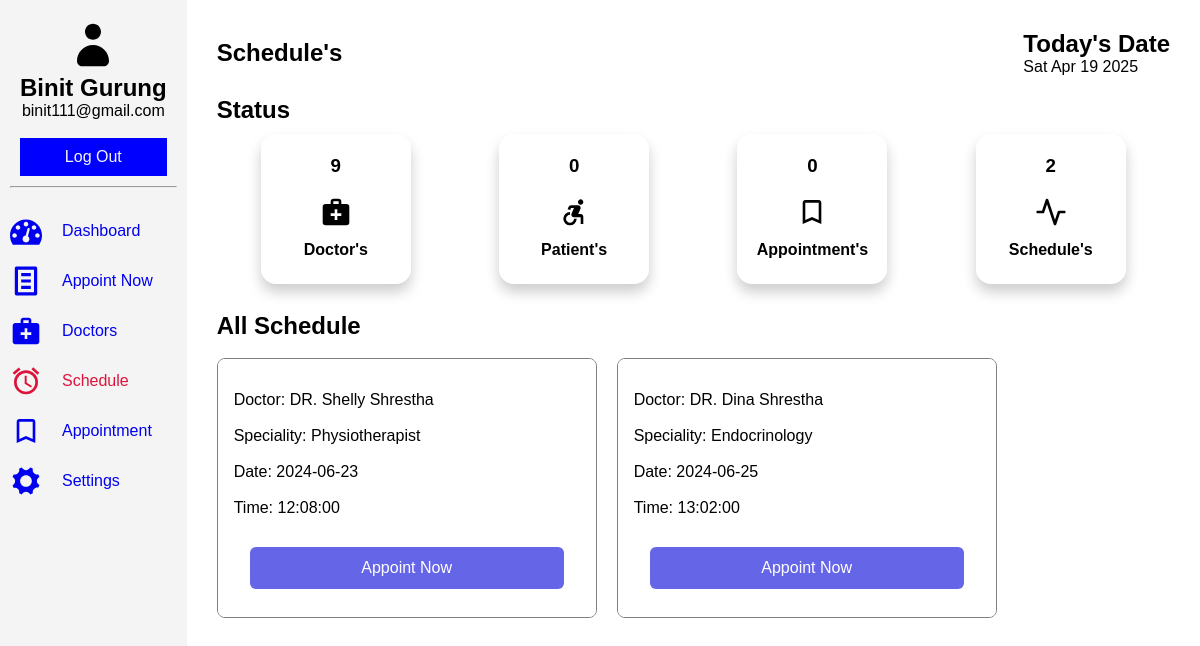
/patient/schedule.php (signed in), run on the app's committed database.
### tables this page shows
CREATE TABLE `register` (
  `id` int(11) NOT NULL,
  `fullname` varchar(60) NOT NULL,
  `email` varchar(60) NOT NULL,
  `tel` varchar(15) NOT NULL,
  `password` varchar(60) NOT NULL
);

CREATE TABLE `schedule` (
  `id` int(11) NOT NULL,
  `sid` int(11) NOT NULL,
  `time` time NOT NULL,
  `did` int(11) NOT NULL,
  `date` date NOT NULL
);

CREATE TABLE `doctor` (
  `id` int(11) NOT NULL,
  `fname` varchar(60) NOT NULL,
  `email` varchar(60) NOT NULL,
  `password` varchar(60) NOT NULL,
  `phone` varchar(60) NOT NULL,
  `image_name` varchar(255) NOT NULL,
  `image_path` varchar(255) NOT NULL,
  `sid` int(11) DEFAULT NULL,
  `created_at` timestamp NULL DEFAULT current_timestamp()
);

CREATE TABLE `specialities` (
  `id` int(11) NOT NULL,
  `title` varchar(60) NOT NULL,
  `description` text NOT NULL,
  `image_name` varchar(60) NOT NULL,
  `image_path` varchar(255) NOT NULL,
  `created_at` timestamp NULL DEFAULT current_timestamp()
);

### patient/schedule.php (the view, shortened to what this page needs)
<?php
    include('../connection.php');
    $sql = "SELECT sp.title, sc.time, doc.fname, sc.date from schedule as sc INNER JOIN specialities as sp ON sc.sid = sp.id INNER JOIN doctor as doc ON sc.did = doc.id";
    $result = mysqli_query($conn, $sql);
    $useremail = $_SESSION["username_patient"];
    $usql = "SELECT fullname FROM register where email='$useremail';";
    $uresult = mysqli_query($conn, $usql);
    $urow = mysqli_fetch_assoc($uresult);
?>
<!DOCTYPE html>
<html lang="en">
<head>
    <link rel="stylesheet" href="../assets/dash1.css">
</head>
<body>
    <section class="dashboard">
        <div class="sidebar">
            <header>
                <svg class="icon icon-user"><use xlink:href="#icon-user"></use></svg>
                <h1><?php echo $urow['fullname']; ?></h1>
                <p><?php echo ''. $_SESSION['username_patient']. ''; ?></p><br>
                <a href="../logout.php">Log Out</a>
            </header>
            <hr>
            <div class="sidebar-items">
                <ul>
                    <li><a href="../patient/dash.php"><svg class="icon icon-dashboard"><use xlink:href="#icon-dashboard"></use></svg>Dashboard</a></li>
                    <li><a href="../patient/form.php"><svg class="icon icon-text-document"><use xlink:href="#icon-text-document"></use></svg>Appoint Now</a></li>
                    <li><a href="../patient/doctor.php"><svg class="icon icon-medical_services"><use xlink:href="#icon-medical_services"></use></svg>Doctors</a></li>
                    <li  class="active"><a href="../patient/schedule.php"><svg class="icon icon-access_alarms"><use xlink:href="#icon-access_alarms"></use></svg>Schedule</a></li>
                    <li><a href="../patient/appoint.php"><svg class="icon icon-bookmark_outline"><use xlink:href="#icon-bookmark_outline"></use></svg>Appointment</a></li>
                    <li><a href="../patient/config.php"><svg class="icon icon-cog"><use xlink:href="#icon-cog"></use></svg>Settings</a></li>
                </ul>
            </div>
        </div>
        <div class="main">
            <div class="head">
                <div class="head-bar">
                    <h2>Schedule's</h2>
                </div>
                <div class="date-container">
                    <h1>Today's Date</h1>
                    <p id="date"></p>
                </div>
            </div>
            <div class="status">
                <div class="status-bar">
                    <h2>Status</h2>
                </div>
                <div class="dash-collection">
                    <div class="doc">
                        <?php
                            $dsql = "SELECT * FROM doctor";
                            $dresult = mysqli_query($conn, $dsql);
                            if($drow = mysqli_num_rows($dresult)){
                                echo '<h3>'.$drow.'</h3>';
                            }else{
                                echo '<h3>0</h3>';
                            }
                        ?>
                        <svg class="icon icon-medical_services"><use xlink:href="#icon-medical_services"></use></svg><br>
                        <h4>Doctor's</h4><br>
                    </div>
                    <div class="doc">
                        <?php
                            $psql = "SELECT * FROM patient";
                            $presult = mysqli_query($conn, $psql);
                            if($prow = mysqli_num_rows($presult)){
                                echo '<h3>'.$prow.'</h3>';
                            }else{
                                echo '<h3>0</h3>';
                            }
                        ?>
                        <svg class="icon icon-accessible_forward"><use xlink:href="#icon-accessible_forward"></use></svg><br>
                        <h4>Patient's</h4><br>
                    </div>
                    <div class="doc">
                        <?php
                            $asql = "SELECT * FROM appointment";
                            $aresult = mysqli_query($conn, $asql);
                            if($arow = mysqli_num_rows($aresult)){
                                echo '<h3>'.$arow.'</h3>';
                            }else{
                                echo '<h3>0</h3>';
                            }
                        ?>
                        <svg class="icon icon-bookmark_outline"><use xlink:href="#icon-bookmark_outline"></use></svg><br>
                        <h4>Appointment's</h4><br>
                    </div>
                    <div class="doc">
                        <?php
                            $ssql = "SELECT * FROM schedule";
                            $sresult = mysqli_query($conn, $ssql);
                            if($srow = mysqli_num_rows($sresult)){
                                echo '<h3>'.$srow.'</h3>';
                            }else{
                                echo '<h3>0</h3>';
                            }
                        ?>
                        <svg class="icon icon-activity"><use xlink:href="#icon-activity"></use></svg><br>
                        <h4>Schedule's</h4><br>
                    </div>
                </div>
            </div><br>
            <div class="sessions">
                <div>
                <h2>All Schedule</h2><br>
                </div>
                <div class="cards">
                    <?php
                        while($row = mysqli_fetch_assoc($result)){
                    ?>
                    <div class="card">
                        <div class="title">
                        <div class="content">
                            <p>Doctor:
                                <?php echo $row['fname'];
                                ?></p><br>
                            <p>Speciality: <?php echo $row['title'];?></p><br>
                            <p>Date: <?php echo $row['date'] ?></p><br>
                            <p>Time: <?php echo $row['time'] ?></p><br>
                        </div>
                        <div class="actions">
                                <button class="book" type="submit"><a href="../patient/form.php">Appoint Now</a></button>
                        </div>
                    </div>
                </div>
                <?php
                }
            ?>
            </div>
        </div>
    </section>
</body>
</html>

### assets/dash1.css (style rules this page uses)
* { margin: 0; padding: 0; box-sizing: border-box; }
body { font-family: Arial, sans-serif; }
.dashboard { display: grid; grid-template-columns: auto 2fr; grid-template-rows: auto 1fr; grid-template-areas: "header header" "sidebar main"; height: 100vh; }
.dashboard a { text-decoration: none; display: flex; gap: 20px; text-align: center; align-items: center; justify-content: center; }
header { grid-area: header; color: #000000; padding: 10px; text-align: center; }
header a { padding: 8px; }
header p { display: flex; text-align: center; align-items: center; justify-content: center; }
.sidebar { grid-area: sidebar; background: #f4f4f4; padding: 10px; height: auto; position: relative; }
.sidebar header>a { border: 2px solid blue; color: #f4f4f4; background-color: blue; }
.sidebar-items ul { display: inline; margin: 20px; text-align: center; text-decoration: none; justify-content: space-between; }
.sidebar-items li { display: flex; text-align: center; align-items: center; list-style: none; justify-content: space-between; }
li.active a { color: crimson; }
.main { grid-area: main; margin: 10px; padding: 20px; }
.head { display: flex; width: 100%; text-align: center; align-items: center; justify-content: space-between; }
.head h1, p { display: block; text-align: start; align-items: center; }
.head-bar h2 { display: flex; text-align: center; align-items: center; }
.date-container { text-align: center; }
.banner>h2, h3 { padding: 10px; }
.status { display: block; margin-top: 20px; }
.status .status-bar h2 { font-size: 200; }
.dash-collection { display: flex; flex-wrap: wrap; text-align: center; justify-content: space-around; }
.dash-collection .doc { border: 1px solid rgb(255, 255, 255); border-radius: 15px; box-shadow: 0 8px 14px 0 rgba(0,0,0,0.2); height: 150px; width: 150px; margin: 10px; padding: 10px; }
.date-group label, input, button { padding: 10px; border-radius: 5px; }
.cards { display: flex; flex-wrap: wrap; gap: 20px; text-align: center; }
.card { overflow: hidden; position: relative; background-color: #ffffff; text-align: left; border: 1px solid grey; border-radius: 0.5rem; width: 380px; }
.card>.title { padding: 1.25rem 1rem 1rem 1rem; background-color: #ffffff; text-align: center; }
.title>.content { margin-top: 0.75rem; text-align: start; }
.title>.actions { margin: 0.75rem 1rem; background-color: #F9FAFB; }
.actions>.book { display: inline-flex; padding: 0.5rem 1rem; background-color: #6565e7; color: #ffffff; font-size: 1rem; line-height: 1.5rem; font-weight: 500; justify-content: center; width: 100%; border-radius: 0.375rem; border-width: 1px; border-color: transparent; }
.actions>.book a { color: white; }
.icon { display: inline-block; width: 70px; height: 50px; stroke-width: 0; stroke: currentColor; fill: currentColor; }
.icon-user { width: 2em; }
.icon-dashboard, .icon-medical_services, .icon-accessible_forward, .icon-access_alarms, .icon-bookmark_outline, .icon-activity, .icon-person_add_alt_1, .icon-add_alarm, .icon-text-document, .icon-cog, .icon-upload, .icon-user-plus, .icon-update, .icon-injection, .icon-checkmark { width: 2em; }

### data on the page
register: fullname "Binit Gurung"
schedule: did.fname "DR. Shelly Shrestha", sid.title "Physiotherapist", date "2024-06-23", time "12:08:00"
schedule: did.fname "DR. Dina Shrestha", sid.title "Endocrinology", date "2024-06-25", time "13:02:00"

### other printed values
$_SESSION['username_patient'] "binit111@gmail.com"
$drow "9"
$srow "2"
